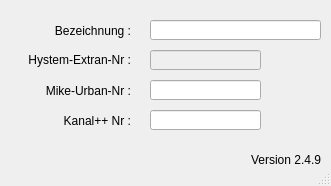
<?xml version="1.0" encoding="UTF-8"?>
<ui version="4.0">
 <class>MainWindow</class>
 <widget class="QMainWindow" name="MainWindow">
  <property name="geometry">
   <rect>
    <x>0</x>
    <y>0</y>
    <width>331</width>
    <height>186</height>
   </rect>
  </property>
  <property name="windowTitle">
   <string>MainWindow</string>
  </property>
  <property name="layoutDirection">
   <enum>Qt::LeftToRight</enum>
  </property>
  <widget class="QWidget" name="centralwidget">
   <widget class="QLabel" name="label">
    <property name="geometry">
     <rect>
      <x>10</x>
      <y>50</y>
      <width>121</width>
      <height>21</height>
     </rect>
    </property>
    <property name="text">
     <string>&lt;html&gt;&lt;head/&gt;&lt;body&gt;&lt;p align=&quot;right&quot;&gt;Hystem-Extran-Nr :&lt;/p&gt;&lt;/body&gt;&lt;/html&gt;</string>
    </property>
    <property name="alignment">
     <set>Qt::AlignRight|Qt::AlignTrailing|Qt::AlignVCenter</set>
    </property>
   </widget>
   <widget class="QLabel" name="label_2">
    <property name="geometry">
     <rect>
      <x>10</x>
      <y>80</y>
      <width>121</width>
      <height>21</height>
     </rect>
    </property>
    <property name="text">
     <string>Mike-Urban-Nr :</string>
    </property>
    <property name="alignment">
     <set>Qt::AlignRight|Qt::AlignTrailing|Qt::AlignVCenter</set>
    </property>
   </widget>
   <widget class="QLabel" name="label_3">
    <property name="geometry">
     <rect>
      <x>10</x>
      <y>110</y>
      <width>121</width>
      <height>21</height>
     </rect>
    </property>
    <property name="text">
     <string>Kanal++ Nr :</string>
    </property>
    <property name="alignment">
     <set>Qt::AlignRight|Qt::AlignTrailing|Qt::AlignVCenter</set>
    </property>
   </widget>
   <widget class="QLabel" name="label_4">
    <property name="geometry">
     <rect>
      <x>10</x>
      <y>20</y>
      <width>121</width>
      <height>21</height>
     </rect>
    </property>
    <property name="text">
     <string>Bezeichnung :</string>
    </property>
    <property name="alignment">
     <set>Qt::AlignRight|Qt::AlignTrailing|Qt::AlignVCenter</set>
    </property>
   </widget>
   <widget class="QLineEdit" name="he_nr">
    <property name="enabled">
     <bool>false</bool>
    </property>
    <property name="geometry">
     <rect>
      <x>150</x>
      <y>50</y>
      <width>111</width>
      <height>20</height>
     </rect>
    </property>
    <property name="layoutDirection">
     <enum>Qt::RightToLeft</enum>
    </property>
    <property name="autoFillBackground">
     <bool>false</bool>
    </property>
    <property name="text">
     <string/>
    </property>
    <property name="frame">
     <bool>true</bool>
    </property>
   </widget>
   <widget class="QLineEdit" name="mu_nr">
    <property name="enabled">
     <bool>true</bool>
    </property>
    <property name="geometry">
     <rect>
      <x>150</x>
      <y>80</y>
      <width>111</width>
      <height>20</height>
     </rect>
    </property>
    <property name="layoutDirection">
     <enum>Qt::RightToLeft</enum>
    </property>
    <property name="autoFillBackground">
     <bool>false</bool>
    </property>
    <property name="text">
     <string/>
    </property>
    <property name="frame">
     <bool>true</bool>
    </property>
   </widget>
   <widget class="QLineEdit" name="kp_nr">
    <property name="geometry">
     <rect>
      <x>150</x>
      <y>110</y>
      <width>111</width>
      <height>20</height>
     </rect>
    </property>
    <property name="text">
     <string/>
    </property>
   </widget>
   <widget class="QLineEdit" name="profilnam">
    <property name="geometry">
     <rect>
      <x>150</x>
      <y>20</y>
      <width>171</width>
      <height>20</height>
     </rect>
    </property>
    <property name="text">
     <string/>
    </property>
   </widget>
   <widget class="QLabel" name="lb_version">
    <property name="geometry">
     <rect>
      <x>250</x>
      <y>150</y>
      <width>71</width>
      <height>20</height>
     </rect>
    </property>
    <property name="toolTip">
     <string>Version QKan Import</string>
    </property>
    <property name="text">
     <string>Version 2.4.9</string>
    </property>
    <property name="alignment">
     <set>Qt::AlignRight|Qt::AlignTrailing|Qt::AlignVCenter</set>
    </property>
   </widget>
  </widget>
  <widget class="QStatusBar" name="statusbar"/>
 </widget>
 <tabstops>
  <tabstop>profilnam</tabstop>
  <tabstop>he_nr</tabstop>
  <tabstop>mu_nr</tabstop>
  <tabstop>kp_nr</tabstop>
 </tabstops>
 <resources/>
 <connections/>
</ui>
